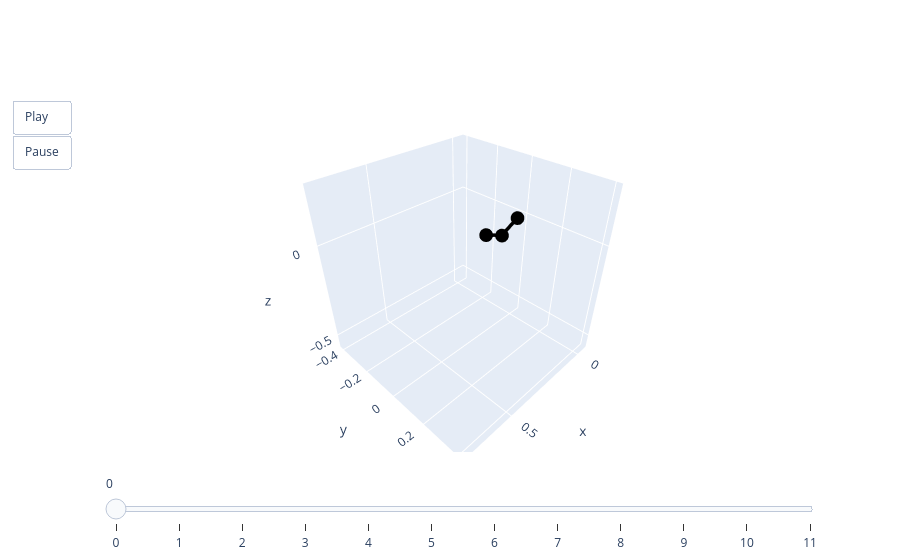

Write notebook code for a chart like this one.
### Code cell
animate(pred[0])

### Figure 1 — Plotly figure (JSON) as saved in the notebook; plotly's stock layout.template omitted (floating-point values rounded to 4 significant figures)
{"data": [{"line": {"color": "black", "width": 7}, "mode": "lines+markers", "type": "scatter3d", "x": [0, 0.1059, 0.2151], "y": [0, 0, 0], "z": [0, -0.05014, -0.003472]}], "layout": {"scene": {"aspectmode": "cube", "xaxis": {"autorange": false, "range": [-0.07127, 0.784]}, "yaxis": {"autorange": false, "range": [-0.4276, 0.4276]}, "zaxis": {"autorange": false, "range": [-0.5793, 0.276]}}, "sliders": [{"steps": [{"args": [["0"], {"frame": {"duration": 0, "redraw": true}, "mode": "immediate"}], "label": "0", "method": "animate"}, {"args": [["1"], {"frame": {"duration": 0, "redraw": true}, "mode": "immediate"}], "label": "1", "method": "animate"}, {"args": [["2"], {"frame": {"duration": 0, "redraw": true}, "mode": "immediate"}], "label": "2", "method": "animate"}, {"args": [["3"], {"frame": {"duration": 0, "redraw": true}, "mode": "immediate"}], "label": "3", "method": "animate"}, {"args": [["4"], {"frame": {"duration": 0, "redraw": true}, "mode": "immediate"}], "label": "4", "method": "animate"}, {"args": [["5"], {"frame": {"duration": 0, "redraw": true}, "mode": "immediate"}], "label": "5", "method": "animate"}, {"args": [["6"], {"frame": {"duration": 0, "redraw": true}, "mode": "immediate"}], "label": "6", "method": "animate"}, {"args": [["7"], {"frame": {"duration": 0, "redraw": true}, "mode": "immediate"}], "label": "7", "method": "animate"}, {"args": [["8"], {"frame": {"duration": 0, "redraw": true}, "mode": "immediate"}], "label": "8", "method": "animate"}, {"args": [["9"], {"frame": {"duration": 0, "redraw": true}, "mode": "immediate"}], "label": "9", "method": "animate"}, {"args": [["10"], {"frame": {"duration": 0, "redraw": true}, "mode": "immediate"}], "label": "10", "method": "animate"}, {"args": [["11"], {"frame": {"duration": 0, "redraw": true}, "mode": "immediate"}], "label": "11", "method": "animate"}]}], "updatemenus": [{"buttons": [{"args": [null, {"frame": {"duration": 50, "redraw": true}, "fromcurrent": true}], "label": "Play", "method": "animate"}, {"args": [[null], {"frame": {"duration": 0, "redraw": true}, "mode": "immediate"}], "label": "Pause", "method": "animate"}], "showactive": false, "type": "buttons"}]}}
